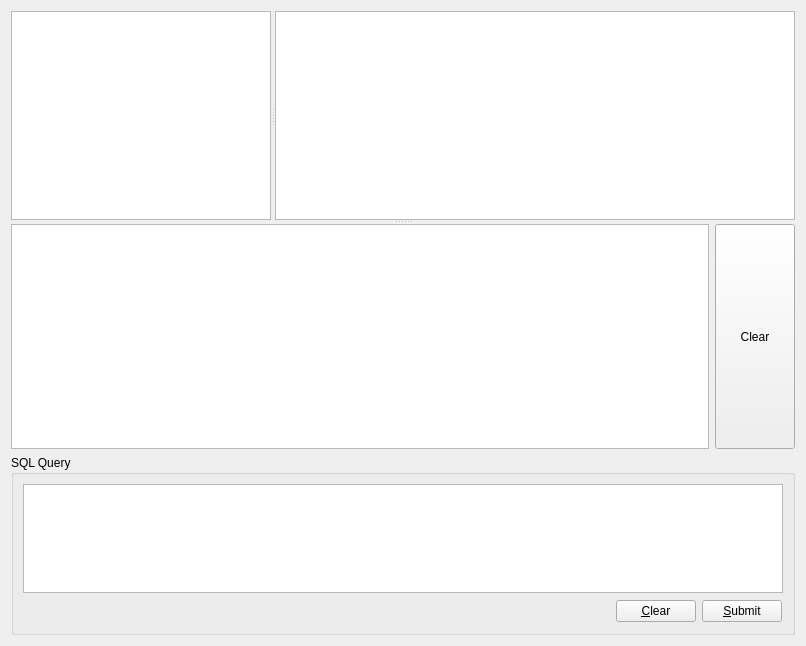
<?xml version="1.0" encoding="UTF-8"?>
<ui version="4.0">
 <class>Browser</class>
 <widget class="QWidget" name="Browser">
  <property name="geometry">
   <rect>
    <x>0</x>
    <y>0</y>
    <width>806</width>
    <height>646</height>
   </rect>
  </property>
  <property name="windowTitle">
   <string>Qt SQL Browser</string>
  </property>
  <layout class="QGridLayout" name="gridLayout">
   <item row="0" column="0">
    <widget class="QSplitter" name="splitter_2">
     <property name="orientation">
      <enum>Qt::Vertical</enum>
     </property>
     <widget class="QSplitter" name="splitter">
      <property name="orientation">
       <enum>Qt::Horizontal</enum>
      </property>
      <widget class="ConnectionWidget" name="connectionWidget">
       <property name="sizePolicy">
        <sizepolicy hsizetype="Ignored" vsizetype="Expanding">
         <horstretch>1</horstretch>
         <verstretch>0</verstretch>
        </sizepolicy>
       </property>
      </widget>
      <widget class="QTableView" name="table">
       <property name="sizePolicy">
        <sizepolicy hsizetype="Expanding" vsizetype="Expanding">
         <horstretch>2</horstretch>
         <verstretch>0</verstretch>
        </sizepolicy>
       </property>
       <property name="contextMenuPolicy">
        <enum>Qt::ActionsContextMenu</enum>
       </property>
       <property name="selectionBehavior">
        <enum>QAbstractItemView::SelectRows</enum>
       </property>
      </widget>
     </widget>
     <widget class="QWidget" name="">
      <layout class="QVBoxLayout" name="verticalLayout">
       <item>
        <layout class="QHBoxLayout" name="horizontalLayout">
         <item>
          <widget class="QTextEdit" name="logEdit"/>
         </item>
         <item>
          <widget class="QPushButton" name="pushButton">
           <property name="sizePolicy">
            <sizepolicy hsizetype="Fixed" vsizetype="Minimum">
             <horstretch>0</horstretch>
             <verstretch>0</verstretch>
            </sizepolicy>
           </property>
           <property name="text">
            <string>Clear</string>
           </property>
          </widget>
         </item>
        </layout>
       </item>
       <item>
        <widget class="QGroupBox" name="groupBox">
         <property name="sizePolicy">
          <sizepolicy hsizetype="Preferred" vsizetype="MinimumExpanding">
           <horstretch>0</horstretch>
           <verstretch>0</verstretch>
          </sizepolicy>
         </property>
         <property name="maximumSize">
          <size>
           <width>16777215</width>
           <height>180</height>
          </size>
         </property>
         <property name="title">
          <string>SQL Query</string>
         </property>
         <layout class="QVBoxLayout">
          <property name="spacing">
           <number>6</number>
          </property>
          <property name="margin">
           <number>9</number>
          </property>
          <item>
           <widget class="QTextEdit" name="sqlEdit">
            <property name="sizePolicy">
             <sizepolicy hsizetype="Expanding" vsizetype="MinimumExpanding">
              <horstretch>0</horstretch>
              <verstretch>0</verstretch>
             </sizepolicy>
            </property>
            <property name="minimumSize">
             <size>
              <width>0</width>
              <height>18</height>
             </size>
            </property>
            <property name="baseSize">
             <size>
              <width>0</width>
              <height>120</height>
             </size>
            </property>
           </widget>
          </item>
          <item>
           <layout class="QHBoxLayout">
            <property name="spacing">
             <number>6</number>
            </property>
            <property name="margin">
             <number>1</number>
            </property>
            <item>
             <spacer>
              <property name="orientation">
               <enum>Qt::Horizontal</enum>
              </property>
              <property name="sizeHint" stdset="0">
               <size>
                <width>40</width>
                <height>20</height>
               </size>
              </property>
             </spacer>
            </item>
            <item>
             <widget class="QPushButton" name="clearButton">
              <property name="text">
               <string>&amp;Clear</string>
              </property>
             </widget>
            </item>
            <item>
             <widget class="QPushButton" name="submitButton">
              <property name="text">
               <string>&amp;Submit</string>
              </property>
             </widget>
            </item>
           </layout>
          </item>
         </layout>
        </widget>
       </item>
      </layout>
     </widget>
    </widget>
   </item>
  </layout>
  <action name="insertRowAction">
   <property name="enabled">
    <bool>false</bool>
   </property>
   <property name="text">
    <string>&amp;Insert Row</string>
   </property>
   <property name="statusTip">
    <string>Inserts a new Row</string>
   </property>
  </action>
  <action name="deleteRowAction">
   <property name="enabled">
    <bool>false</bool>
   </property>
   <property name="text">
    <string>&amp;Delete Row</string>
   </property>
   <property name="statusTip">
    <string>Deletes the current Row</string>
   </property>
  </action>
 </widget>
 <customwidgets>
  <customwidget>
   <class>ConnectionWidget</class>
   <extends>QTreeView</extends>
   <header>connectionwidget.h</header>
  </customwidget>
 </customwidgets>
 <tabstops>
  <tabstop>sqlEdit</tabstop>
  <tabstop>clearButton</tabstop>
  <tabstop>submitButton</tabstop>
  <tabstop>connectionWidget</tabstop>
  <tabstop>table</tabstop>
 </tabstops>
 <resources/>
 <connections/>
</ui>
